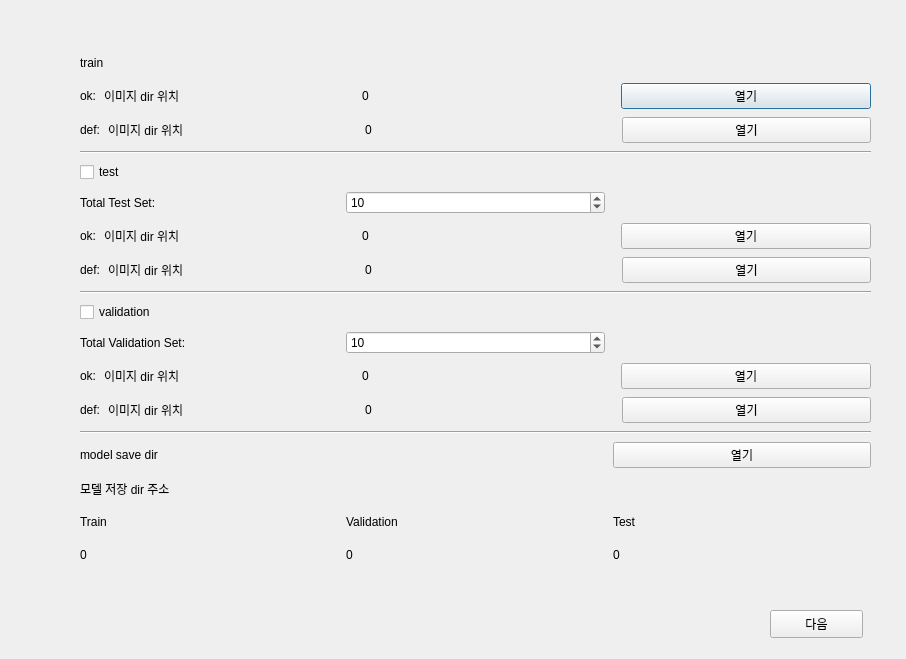
<?xml version="1.0" encoding="UTF-8"?>
<ui version="4.0">
 <class>Dialog</class>
 <widget class="QDialog" name="Dialog">
  <property name="geometry">
   <rect>
    <x>0</x>
    <y>0</y>
    <width>906</width>
    <height>659</height>
   </rect>
  </property>
  <property name="windowTitle">
   <string>Dialog</string>
  </property>
  <widget class="QWidget" name="verticalLayoutWidget">
   <property name="geometry">
    <rect>
     <x>80</x>
     <y>50</y>
     <width>791</width>
     <height>517</height>
    </rect>
   </property>
   <layout class="QVBoxLayout" name="verticalLayout">
    <property name="spacing">
     <number>8</number>
    </property>
    <item>
     <widget class="QLabel" name="labelTrainSetTitle">
      <property name="sizePolicy">
       <sizepolicy hsizetype="Preferred" vsizetype="Preferred">
        <horstretch>0</horstretch>
        <verstretch>0</verstretch>
       </sizepolicy>
      </property>
      <property name="text">
       <string>train</string>
      </property>
     </widget>
    </item>
    <item>
     <layout class="QHBoxLayout" name="trainOk" stretch="0,1,1,1">
      <item>
       <widget class="QLabel" name="labelOkTrainTitle">
        <property name="text">
         <string>ok:</string>
        </property>
       </widget>
      </item>
      <item>
       <widget class="QLabel" name="labelOkTrainListDir">
        <property name="text">
         <string>이미지 dir 위치</string>
        </property>
       </widget>
      </item>
      <item>
       <widget class="QLabel" name="labelOkTrainCount">
        <property name="text">
         <string>0</string>
        </property>
       </widget>
      </item>
      <item>
       <widget class="QPushButton" name="pushButtonOkTrainListDir">
        <property name="text">
         <string>열기</string>
        </property>
       </widget>
      </item>
     </layout>
    </item>
    <item>
     <layout class="QHBoxLayout" name="trainDef" stretch="0,1,1,1">
      <item>
       <widget class="QLabel" name="labelDefTrainTitle">
        <property name="text">
         <string>def:</string>
        </property>
       </widget>
      </item>
      <item>
       <widget class="QLabel" name="labelDefTrainListDir">
        <property name="text">
         <string>이미지 dir 위치</string>
        </property>
       </widget>
      </item>
      <item>
       <widget class="QLabel" name="labelDefTrainCount">
        <property name="text">
         <string>0</string>
        </property>
       </widget>
      </item>
      <item>
       <widget class="QPushButton" name="pushButtonDefTrainListDir">
        <property name="text">
         <string>열기</string>
        </property>
       </widget>
      </item>
     </layout>
    </item>
    <item>
     <widget class="Line" name="line_4">
      <property name="orientation">
       <enum>Qt::Horizontal</enum>
      </property>
     </widget>
    </item>
    <item>
     <widget class="QCheckBox" name="checkBoxTest">
      <property name="text">
       <string>test</string>
      </property>
      <property name="tristate">
       <bool>false</bool>
      </property>
     </widget>
    </item>
    <item>
     <layout class="QHBoxLayout" name="totalTestSet">
      <item>
       <widget class="QLabel" name="labelTotalRatioTestTitle">
        <property name="text">
         <string>Total Test Set:</string>
        </property>
       </widget>
      </item>
      <item>
       <widget class="QSpinBox" name="spinBoxTotalRatioTestCount">
        <property name="minimum">
         <number>5</number>
        </property>
        <property name="maximum">
         <number>20</number>
        </property>
        <property name="singleStep">
         <number>5</number>
        </property>
        <property name="value">
         <number>10</number>
        </property>
       </widget>
      </item>
      <item>
       <widget class="QLabel" name="labelTotalRatioTestCount">
        <property name="text">
         <string/>
        </property>
       </widget>
      </item>
     </layout>
    </item>
    <item>
     <layout class="QHBoxLayout" name="testOk" stretch="0,1,1,1">
      <item>
       <widget class="QLabel" name="labelOkTestTitle">
        <property name="text">
         <string>ok:</string>
        </property>
       </widget>
      </item>
      <item>
       <widget class="QLabel" name="labelOkTestListDir">
        <property name="text">
         <string>이미지 dir 위치</string>
        </property>
       </widget>
      </item>
      <item>
       <widget class="QLabel" name="labelOkTestCount">
        <property name="text">
         <string>0</string>
        </property>
       </widget>
      </item>
      <item>
       <widget class="QPushButton" name="pushButtonOkTestListDir">
        <property name="text">
         <string>열기</string>
        </property>
       </widget>
      </item>
     </layout>
    </item>
    <item>
     <layout class="QHBoxLayout" name="testDef" stretch="0,1,1,1">
      <item>
       <widget class="QLabel" name="labelDefTestTitle">
        <property name="text">
         <string>def:</string>
        </property>
       </widget>
      </item>
      <item>
       <widget class="QLabel" name="labelDefTestListDir">
        <property name="text">
         <string>이미지 dir 위치</string>
        </property>
       </widget>
      </item>
      <item>
       <widget class="QLabel" name="labelDefTestCount">
        <property name="text">
         <string>0</string>
        </property>
       </widget>
      </item>
      <item>
       <widget class="QPushButton" name="pushButtonDefTestListDir">
        <property name="text">
         <string>열기</string>
        </property>
       </widget>
      </item>
     </layout>
    </item>
    <item>
     <widget class="Line" name="line_5">
      <property name="orientation">
       <enum>Qt::Horizontal</enum>
      </property>
     </widget>
    </item>
    <item>
     <widget class="QCheckBox" name="checkBoxValidation">
      <property name="text">
       <string>validation</string>
      </property>
     </widget>
    </item>
    <item>
     <layout class="QHBoxLayout" name="totalValidationSet">
      <item>
       <widget class="QLabel" name="labelTotalRatioValidationTitle">
        <property name="text">
         <string>Total Validation Set:</string>
        </property>
       </widget>
      </item>
      <item>
       <widget class="QSpinBox" name="spinBoxTotalRatioValidationCount">
        <property name="minimum">
         <number>5</number>
        </property>
        <property name="maximum">
         <number>20</number>
        </property>
        <property name="singleStep">
         <number>5</number>
        </property>
        <property name="value">
         <number>10</number>
        </property>
       </widget>
      </item>
      <item>
       <widget class="QLabel" name="labelTotalRatioValidationCount">
        <property name="text">
         <string/>
        </property>
       </widget>
      </item>
     </layout>
    </item>
    <item>
     <layout class="QHBoxLayout" name="validationOk" stretch="0,1,1,1">
      <item>
       <widget class="QLabel" name="labelOkValidationTitle">
        <property name="text">
         <string>ok:</string>
        </property>
       </widget>
      </item>
      <item>
       <widget class="QLabel" name="labelOkValidationListDir">
        <property name="text">
         <string>이미지 dir 위치</string>
        </property>
       </widget>
      </item>
      <item>
       <widget class="QLabel" name="labelOkValidationCount">
        <property name="text">
         <string>0</string>
        </property>
       </widget>
      </item>
      <item>
       <widget class="QPushButton" name="pushButtonOkValidationListDir">
        <property name="text">
         <string>열기</string>
        </property>
       </widget>
      </item>
     </layout>
    </item>
    <item>
     <layout class="QHBoxLayout" name="validationDef" stretch="0,1,1,1">
      <item>
       <widget class="QLabel" name="labelDefValidationTitle">
        <property name="text">
         <string>def:</string>
        </property>
       </widget>
      </item>
      <item>
       <widget class="QLabel" name="labelDefValidationListDir">
        <property name="text">
         <string>이미지 dir 위치</string>
        </property>
       </widget>
      </item>
      <item>
       <widget class="QLabel" name="labelDefValidationCount">
        <property name="text">
         <string>0</string>
        </property>
       </widget>
      </item>
      <item>
       <widget class="QPushButton" name="pushButtonDefValidationListDir">
        <property name="text">
         <string>열기</string>
        </property>
       </widget>
      </item>
     </layout>
    </item>
    <item>
     <widget class="Line" name="line_3">
      <property name="orientation">
       <enum>Qt::Horizontal</enum>
      </property>
     </widget>
    </item>
    <item>
     <layout class="QHBoxLayout" name="saveDir">
      <item>
       <widget class="QLabel" name="labelModelSave">
        <property name="text">
         <string>model save dir</string>
        </property>
       </widget>
      </item>
      <item>
       <widget class="QLabel" name="labelValidationCount_2">
        <property name="text">
         <string/>
        </property>
       </widget>
      </item>
      <item>
       <widget class="QPushButton" name="pushButtonModelSaveDir">
        <property name="text">
         <string>열기</string>
        </property>
       </widget>
      </item>
     </layout>
    </item>
    <item>
     <widget class="QLabel" name="labelModelSaveDir">
      <property name="text">
       <string>모델 저장 dir 주소</string>
      </property>
     </widget>
    </item>
    <item>
     <layout class="QHBoxLayout" name="totalRatioPlot">
      <item>
       <widget class="QLabel" name="totalRatioPlotTrain_2">
        <property name="text">
         <string>Train</string>
        </property>
       </widget>
      </item>
      <item>
       <widget class="QLabel" name="totalRatioPlotValidation">
        <property name="text">
         <string>Validation</string>
        </property>
       </widget>
      </item>
      <item>
       <widget class="QLabel" name="totalRatioPlotTest">
        <property name="text">
         <string>Test</string>
        </property>
       </widget>
      </item>
     </layout>
    </item>
    <item>
     <layout class="QHBoxLayout" name="totalRatioPlotCount">
      <item>
       <widget class="QLabel" name="totalRatioPlotCountTrain">
        <property name="text">
         <string>0</string>
        </property>
       </widget>
      </item>
      <item>
       <widget class="QLabel" name="totalRatioPlotCountValidation">
        <property name="text">
         <string>0</string>
        </property>
       </widget>
      </item>
      <item>
       <widget class="QLabel" name="totalRatioPlotCountTest">
        <property name="text">
         <string>0</string>
        </property>
       </widget>
      </item>
     </layout>
    </item>
   </layout>
  </widget>
  <widget class="QPushButton" name="pushButtonInitNext">
   <property name="geometry">
    <rect>
     <x>770</x>
     <y>610</y>
     <width>93</width>
     <height>28</height>
    </rect>
   </property>
   <property name="text">
    <string>다음</string>
   </property>
  </widget>
 </widget>
 <resources/>
 <connections/>
</ui>
